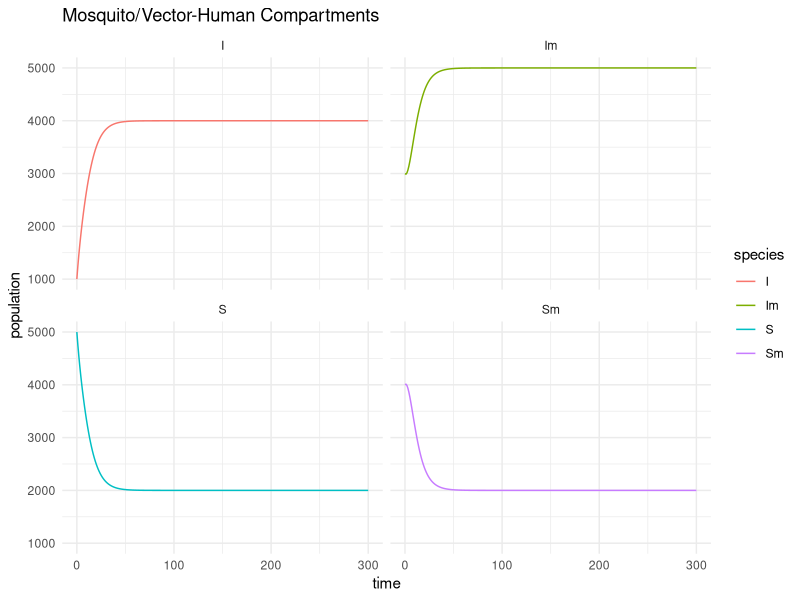

R code for this plot:
library(tidyverse)
library(deSolve)
vector_Mosquito_human<-function(t,x,parms){
  with(as.list(c(parms,x)),{
   # Total populations
    T_mosq_M=Sm+Im
    TotHuman_H=S+I
    dSm=mu_m*T_mosq_M-beta*I/TotHuman_H*Sm-mu_m*Sm
    dIm=beta*I/TotHuman_H*Sm-mu_m*Im
    #Human Equations
    dS=-alpha*Im/TotHuman_H*S+gamma*I
    dI=alpha*Im/TotHuman_H*S-gamma*I
    output=c(dSm,dIm,dS,dI)
    list(output)
  })
}
#ininitial conditions in the compartments
iniatiaConditions=c(
  Sm=4000,
  Im=3000,
  S=5000,
  I=1000
)
#define our parameters
parms=c(
  mu_m=1/15,
  alpha=0.12,
  beta=0.25,
  gamma=1/20
)
#defining the simulation period
times=seq(0,300)
model_solution=ode(
  times = times,
  parms = parms,
  y=iniatiaConditions,
  func = vector_Mosquito_human
)
model_solution
#make the data plotable
df=as.data.frame(model_solution)
df
df=as_tibble(as.data.frame(model_solution))
df
df=as_tibble(as.data.frame(model_solution))%>% pivot_longer(names_to = "variable", cols = !1)
df
df %>% ggplot()+geom_line(aes(x=time,y=value,colour = variable))+
  theme_minimal()+
  labs(title="Mosquito/Vector-Human Compartments",y=("population"),colour="species")+
  facet_wrap(~variable)
